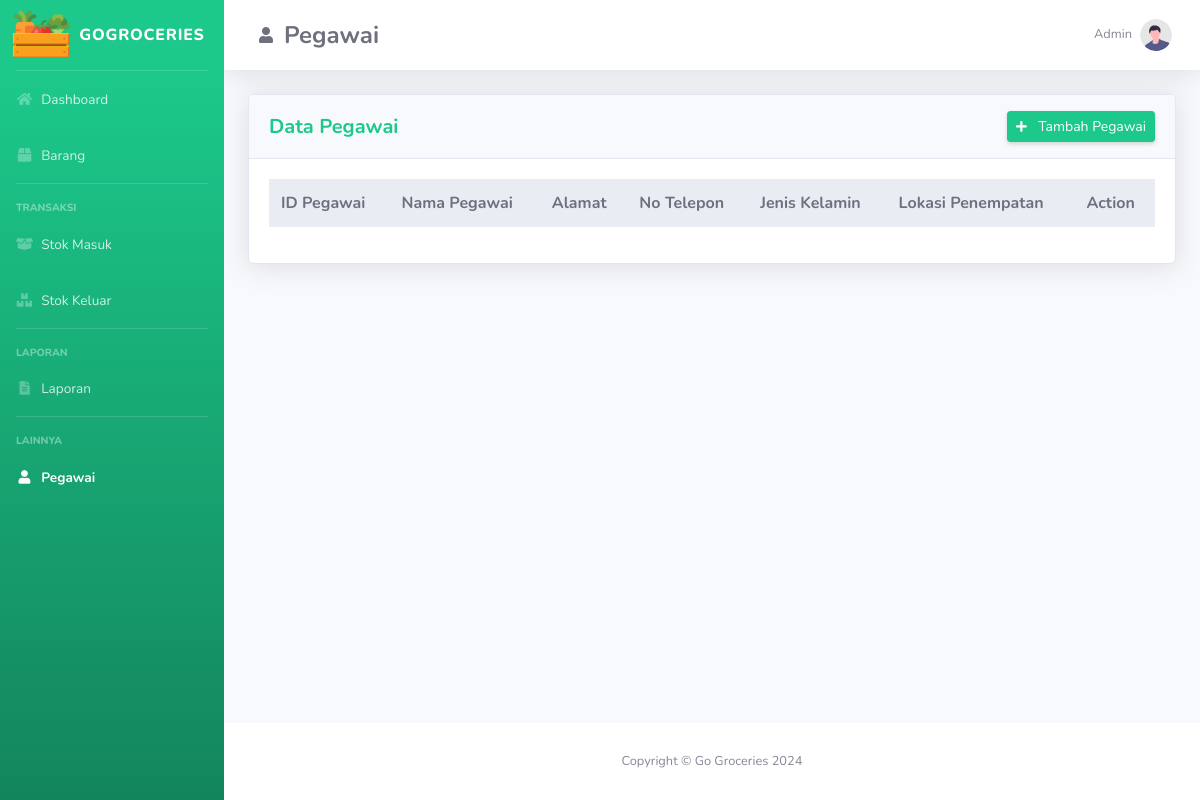
/pegawai.php, run on an earlier commit of the app's database.
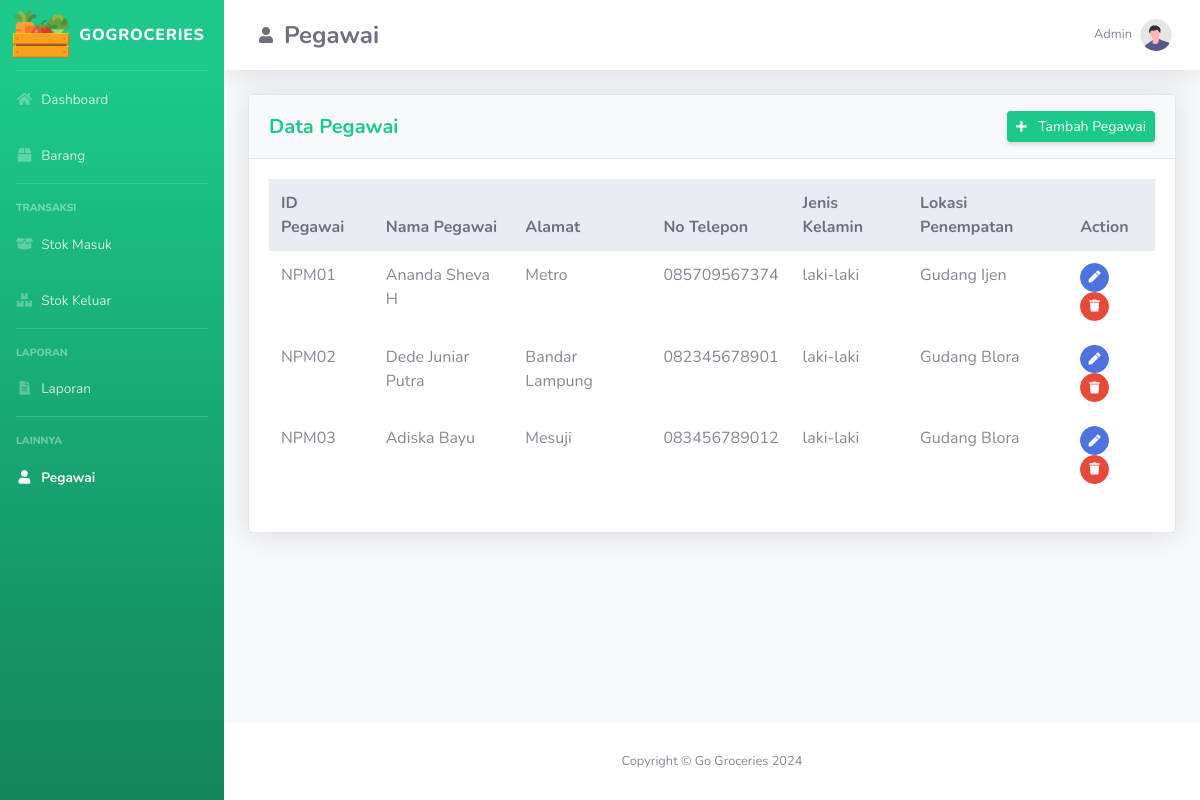
And on a later commit of the database.
### tables this page shows
CREATE TABLE `pegawai` (
  `id_pegawai` varchar(20) NOT NULL,
  `nama_pegawai` varchar(100) NOT NULL,
  `alamat` varchar(255) DEFAULT NULL,
  `no_telepon` varchar(20) DEFAULT NULL,
  `id_jk` int(11) DEFAULT NULL,
  `id_lokasi` int(11) DEFAULT NULL
);

CREATE TABLE `jenis_kelamin` (
  `id_jk` int(11) NOT NULL,
  `jenis_kelamin` varchar(50) DEFAULT NULL
);

CREATE TABLE `lokasi_penyimpanan` (
  `id_lokasi` int(11) NOT NULL,
  `nama_lokasi` varchar(50) NOT NULL
);

### pegawai.php (the view, shortened to what the changed rows need)
<?php
    include "conn/conn.php";
    $query_table = mysqli_query($mysqli, "SELECT id_pegawai, nama_pegawai, alamat, no_telepon, jenis_kelamin, nama_lokasi
                                        FROM pegawai, jenis_kelamin, lokasi_penyimpanan
                                        WHERE pegawai.id_jk = jenis_kelamin.id_jk AND
                                        pegawai.id_lokasi = lokasi_penyimpanan.id_lokasi");
?>
<!DOCTYPE html>
<html lang="en">
<head>
    <link href="Assets/vendor/fontawesome-free/css/all.min.css" rel="stylesheet" type="text/css" />
    <link href="Assets/css/sb-admin-2.min.css" rel="stylesheet" />
    <link href="Assets/vendor/datatables/dataTables.bootstrap4.min.css" rel="stylesheet" />
</head>
<body id="page-top">
    <div id="wrapper">
      <div id="content-wrapper" class="d-flex flex-column">
        <div id="content">
          <nav
            class="navbar navbar-expand navbar-light bg-white topbar mb-4 static-top shadow"
          >
            <a class="nav-link d-flex align-items-center" href="pegawai.php" >
                <h1 class="h4 mb-0 text-gray-700 font-weight-bold">Pegawai</h1>
            </a>
          </nav>
          <div class="container-fluid">
            <div class="card shadow mb-4">
              <div class="card-body">
                <div class="table-responsive">
                  <table
                    class="table table-borderless"
                    id="dataTable"
                    width="100%"
                    cellspacing="0"
                  >
                    <thead class="thead-light">
                        <tr>
                            <th>ID Pegawai</th>
                            <th>Nama Pegawai</th>
                            <th>Alamat</th>
                            <th>No Telepon</th>
                            <th>Jenis Kelamin</th>
                            <th>Lokasi Penempatan</th>
                            <th>Action</th>
                        </tr>
                    </thead>
                    <tbody>
                        <?php while($result = mysqli_fetch_assoc($query_table)) { ?>
                        <tr>
                            <td><?= $result['id_pegawai'] ?></td>
                            <td><?= $result['nama_pegawai'] ?></td>
                            <td><?= $result['alamat'] ?></td>
                            <td><?= $result['no_telepon'] ?></td>
                            <td><?= $result['jenis_kelamin'] ?></td>
                            <td><?= $result['nama_lokasi'] ?></td>
                            <td>
                              <a href="edit-pegawai.php?update=<?= $result['id_pegawai']; ?>" class="btn btn-primary btn-circle btn-sm" data-toggle="tooltip" data-placement="top" title="Edit">
                                <i class="fas fa-fw fa-pen"></i>
                              </a>
                              <a href="#" class="btn btn-danger btn-circle btn-sm" data-toggle="modal" data-target="#hapusPegawai<?= $result['id_pegawai'] ?>" data-toggle="tooltip" data-placement="top" title="Hapus">
                                <i class="fas fa-fw fa-trash"></i>
                              </a>
                            </td>
                        </tr>
                        <?php } ?>
                    </tbody>
                  </table>
                </div>
              </div>
            </div>
          </div>
        </div>
      </div>
    </div>
</body>
</html>

What changed in the data, as far as the page shows it:
added pegawai: id_pegawai "NPM01", nama_pegawai "Ananda Sheva H", alamat "Metro", no_telepon "085709567374", id_jk.jenis_kelamin "laki-laki", id_lokasi.nama_lokasi "Gudang Ijen"
added pegawai: id_pegawai "NPM02", nama_pegawai "Dede Juniar Putra", alamat "Bandar Lampung", no_telepon "082345678901", id_jk.jenis_kelamin "laki-laki", id_lokasi.nama_lokasi "Gudang Blora"
added pegawai: id_pegawai "NPM03", nama_pegawai "Adiska Bayu", alamat "Mesuji", no_telepon "083456789012", id_jk.jenis_kelamin "laki-laki", id_lokasi.nama_lokasi "Gudang Blora"
